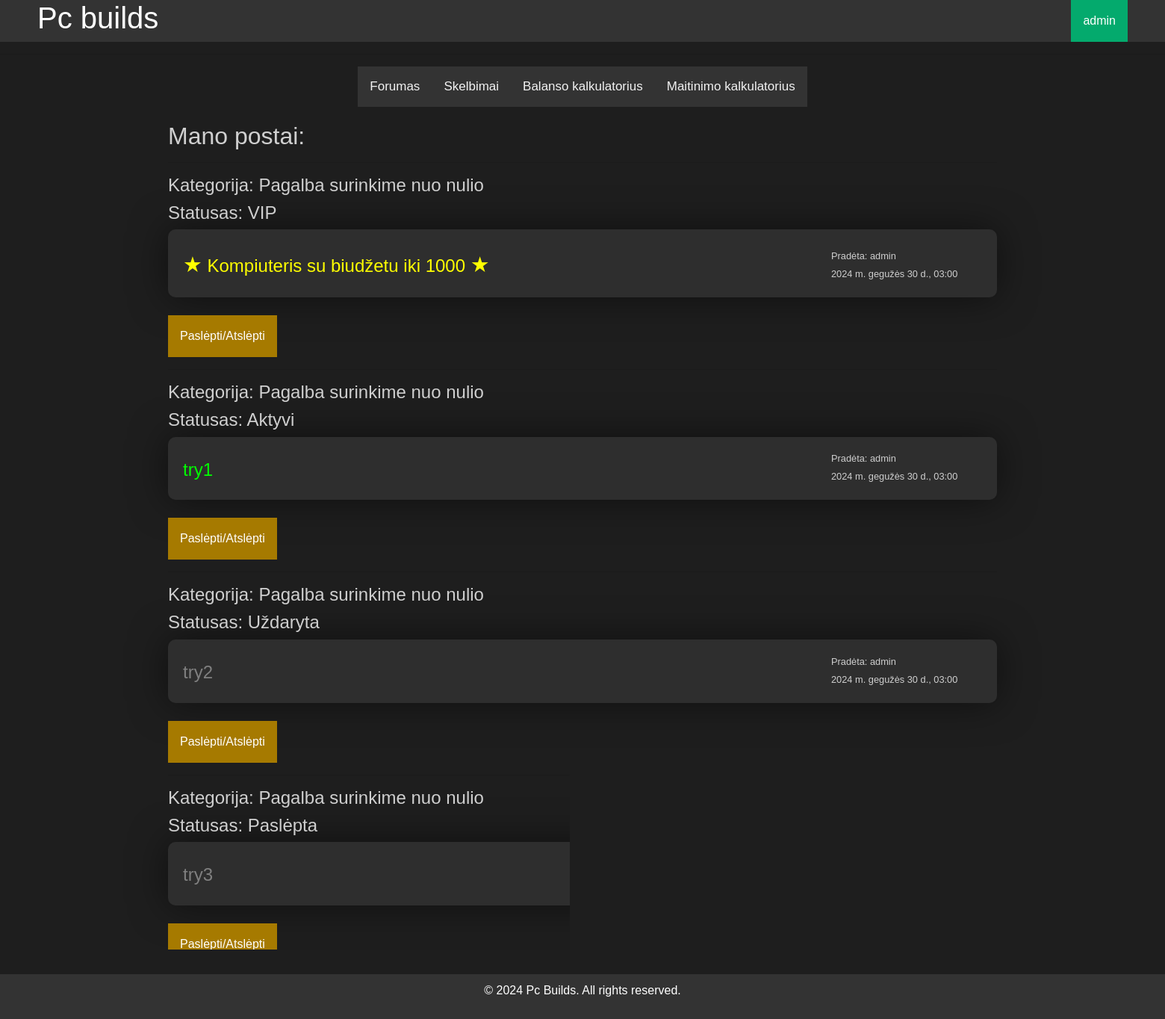
The app's page /home/myposts/ (signed in) with its own data.
### PCbuildingapp/models.py (models this page shows, shortened)
class Postai(models.Model):
    CATEGORY_LIST = (
        ('s', 'Pagalba surinkime nuo nulio'),
        ('a', 'Atnaujinimas seno kompiuterio'),
        ('p', 'Problemos su kompiuteriu'),
        ('k', 'Kiti įrenginiai'),
        ('r', 'Tematiški renginiai')
    )
    category = models.CharField(
        "Kategorija",
        max_length=1,
        choices=CATEGORY_LIST,
        default='s'
    )
    STATUS_LIST = (
        ('a', 'Aktyvi'),
        ('u', 'Uždaryta'),
        ('p', 'Paslėpta'),
        ('d', 'Ištrinta'),
        ('v', 'VIP')
    )
    status = models.CharField(
        "Statusas",
        max_length=1,
        choices=STATUS_LIST,
        default='a',
        blank=True,
        null=True
    )
    theme = models.CharField("Tema", max_length=150)
    description = models.CharField("Aprašymas", max_length=5000)
    ft_1 = models.ImageField("Paveiksliukas Nr. 1", upload_to='post_pics', default='no_photo.jpg')
    ft_2 = models.ImageField("Paveiksliukas Nr. 2", upload_to='post_pics', default='no_photo.jpg')
    ft_3 = models.ImageField("Paveiksliukas Nr. 3", upload_to='post_pics', default='no_photo.jpg')
    ft_4 = models.ImageField("Paveiksliukas Nr. 4", upload_to='post_pics', default='no_photo.jpg')
    ft_5 = models.ImageField("Paveiksliukas Nr. 5", upload_to='post_pics', default='no_photo.jpg')
    create_data = models.DateTimeField("Sukurimo data", auto_now_add=True, null=True, blank=True)
    creator = models.ForeignKey(User, on_delete=models.SET_NULL, null=True, blank=True)
    class Meta:
        verbose_name = 'Postas'
        verbose_name_plural = 'Postai'

### PCbuildingapp/views.py (the view)
# urls.py: path('myposts/', views.UserPostaiListView.as_view(), name='my-postai'),
class UserPostaiListView(LoginRequiredMixin, generic.ListView):
    model = Postai
    template_name = 'my_posts.html'
    context_object_name = 'postai'
    def get_queryset(self):
        return (Postai.objects
                .filter(creator=self.request.user)
                .filter(~Q(status='d'))
                .order_by('category'))

### PCbuildingapp/templates/my_posts.html (shortened to what this page needs)
{% extends "base.html" %}
{% block content %}
<h2>Mano postai:</h2>
{% if postai %}
    {% for postas in postai %}
        <hr>
        <h4>Kategorija: {{ postas.get_category_display }}</h4>
        <h4>Statusas: {{ postas.get_status_display }}</h4>
        <div class="forumas">
            <h4><a href="{% url 'thread-one' postas.id %}"
            style="color:{% if postas.status == 'v' %}
            yellow
            {% elif postas.status == 'a' %}
            lime
            {% else %}
            gray
            {% endif %}">
                {% if postas.status == 'v' %}<span style="font-size:120%;color:yellow;">&starf;</span>{% endif %}
                {{ postas.theme }}
                {% if postas.status == 'v' %}<span style="font-size:120%;color:yellow;">&starf;</span>{% endif %}
            </a></h4>
            <div class="threadas">
                <small>Pradėta: {{ postas.creator }}</small><br>
                <small>{{ postas.create_data }}</small>
            </div>
        </div>
        <br>
        <button onclick="">Paslėpti/Atslėpti</button>
    {% endfor %}
    {% endif %}
<br>
<br>
<br>
<br>
{% endblock %}

### PCbuildingapp/templates/base.html (shortened to what this page needs)
<!DOCTYPE html>
<html lang="en">
<head>
{% load static %}
    <link
      rel="stylesheet"
      href="https://stackpath.bootstrapcdn.com/bootstrap/4.1.3/css/bootstrap.min.css"
    />
    <link rel="stylesheet" href="{% static 'css/main.css' %}">
</head>
<body>
    <header>
        <a href="{% url 'index' %}"><h1>Pc builds</h1></a>
        {% if user.is_authenticated %}
            <div class="dropdown">
              <button class="dropbtn" style="margin-left: 84px;">{{ user }}</button>
            </div>
        {% endif %}
    </header>
    <hr>
    <div class="topnav">
          <a href="{% url 'forum-main' %}">Forumas</a>
          <a href="{% url 'adverts' %}">Skelbimai</a>
          <a href="{% url 'bootleneck-calc' %}">Balanso kalkulatorius</a>
          <a href="#">Maitinimo kalkulatorius</a>
    </div>
    <div class="container">{% block content %}{% endblock %}</div>
    <footer>
        <p>&copy; 2024 Pc Builds. All rights reserved.</p>
    </footer>
</body>
</html>

### PCbuildingapp/static/css/main.css (style rules this page uses)
body { background-color: #1e1e1e; height: 100vh; color: #cfcfcf; font-family: Arial, sans-serif; margin: 0; padding: 0; }
header { background-color: #333; display: flex; justify-content: space-between; align-items: center; padding: 0px 50px; position: sticky; }
header h1 { flex: 1; text-align: center; color: #fff; }
.container { width: 100%; margin: 20px auto; }
.forumas { background-color: #2e2e2e; border-radius: 10px; padding: 0px; box-shadow: 0 0 50px rgba(0,0,0,0.5); }
.forumas h4 { position: relative; top: 30px; left: 20px; }
.threadas { position: relative; top: -20px; left: 80%; }
footer { background-color: #333; color: #fff; text-align: center; padding: 10px 0; position: fixed; bottom: 0; width: 100%; }
a { color: #1e90ff; text-decoration: none; }
.topnav { background-color: #333; overflow: hidden; max-width: fit-content; margin-left: auto; margin-right: auto; position: sticky; }
.topnav a { float: left; color: #f2f2f2; text-align: center; padding: 14px 16px; text-decoration: none; font-size: 17px; }
.dropbtn { background-color: #04AA6D; color: white; padding: 16px; font-size: 16px; border: none; }
.dropdown { position: relative; display: inline-block; }
button { background-color: #a67a00; color: white; padding: 16px; font-size: 16px; border: none; text-decoration: none; }

### records on screen
Postai: category "Pagalba surinkime nuo nulio", status "VIP", theme "Kompiuteris su biudžetu iki 1000", creator "admin", create_data "2024 m. gegužės 30 d., 03:00"
Postai: category "Pagalba surinkime nuo nulio", status "Aktyvi", theme "try1", creator "admin", create_data "2024 m. gegužės 30 d., 03:00"
Postai: category "Pagalba surinkime nuo nulio", status "Uždaryta", theme "try2", creator "admin", create_data "2024 m. gegužės 30 d., 03:00"
Postai: category "Pagalba surinkime nuo nulio", status "Paslėpta", theme "try3"

### other values on screen
{{ user }} "admin"
